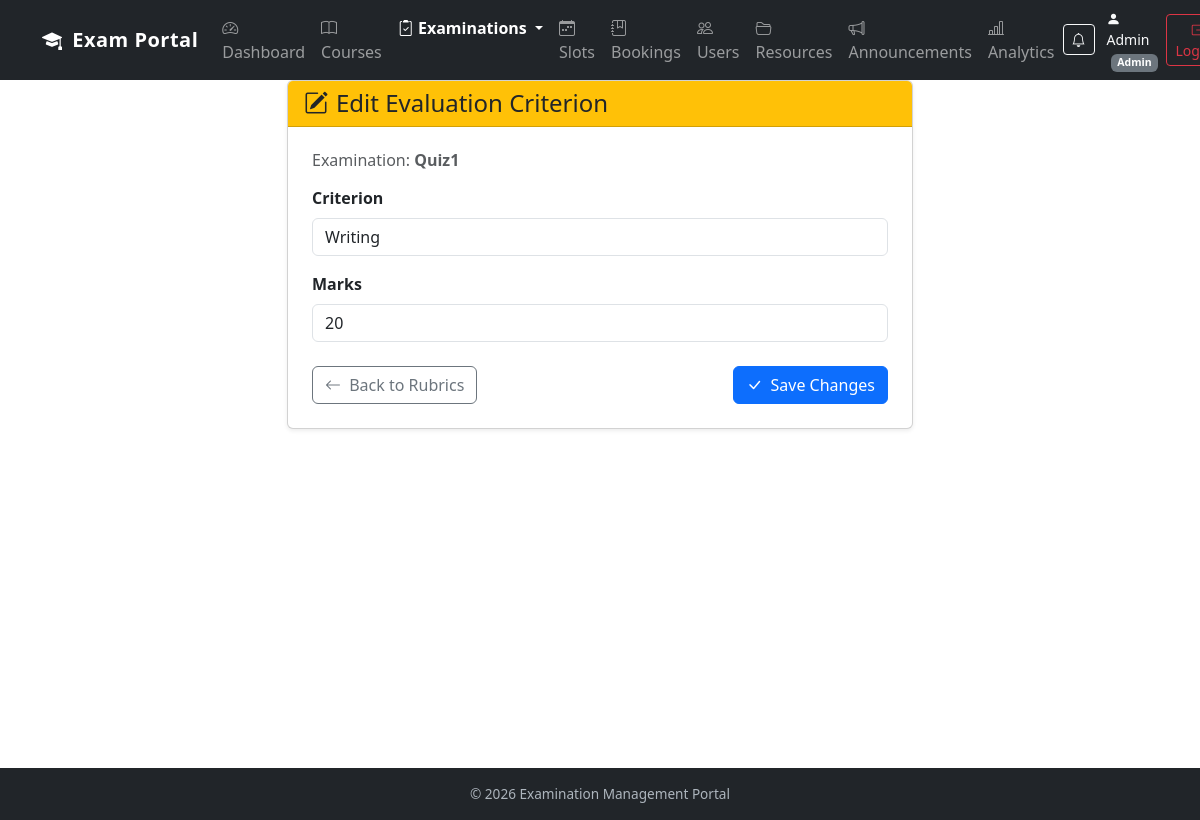
Before: /rubric/edit/1 (signed in) with the older database file.
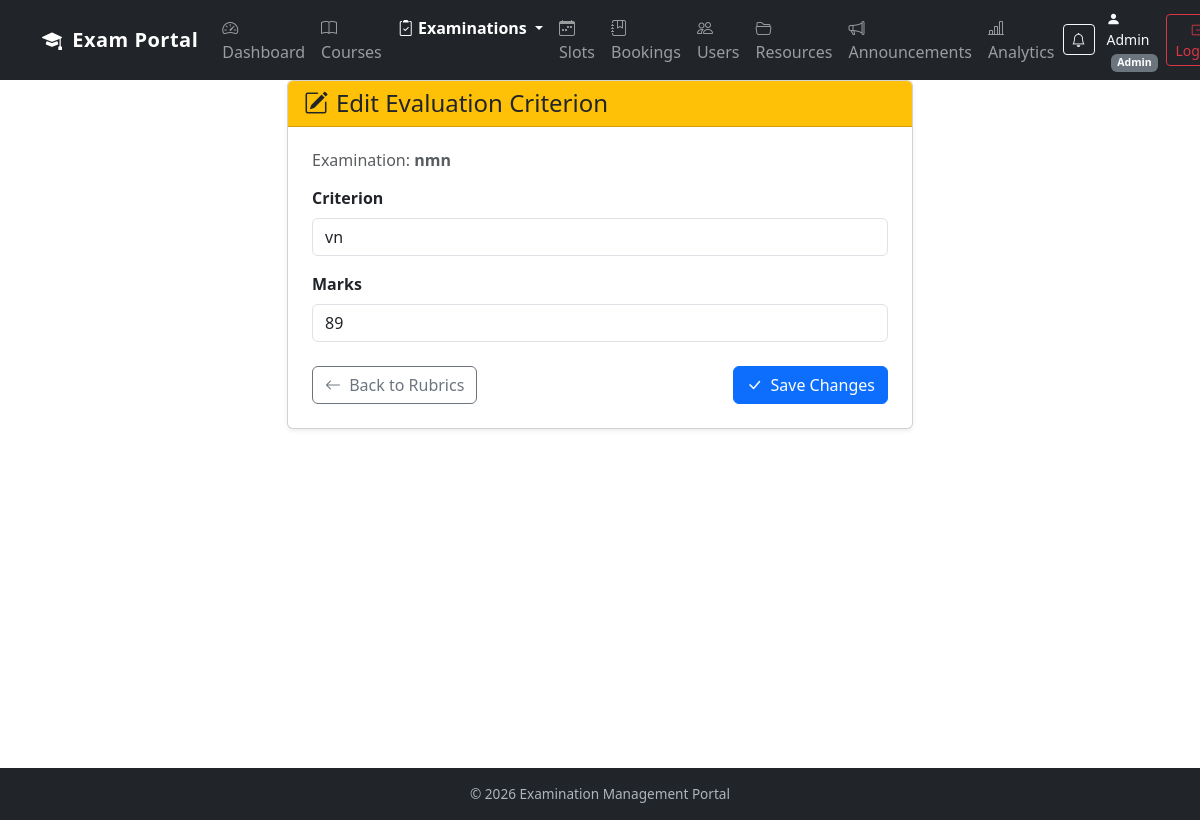
After: the same page with the newer database file.
### models.py (models this page shows, shortened)
class Examination(db.Model):
    id = db.Column(db.Integer, primary_key=True)
    name = db.Column(db.String(100), nullable=False)
    course_id = db.Column(
        db.Integer, db.ForeignKey("course.id"), nullable=False
    )
    status = db.Column(db.String(30), default="Draft")
    slot_creation_start = db.Column(db.String(30))
    slot_creation_end = db.Column(db.String(30))
    booking_start = db.Column(db.String(30))
    booking_end = db.Column(db.String(30))
    slot_creation_open = db.Column(db.Boolean, default=False)
    booking_open = db.Column(db.Boolean, default=False)
    course = db.relationship("Course", backref="examinations")

class ExaminationRubric(db.Model):
    id = db.Column(db.Integer, primary_key=True)
    examination_id = db.Column(
        db.Integer, db.ForeignKey("examination.id"), nullable=False
    )
    criterion = db.Column(db.String(200), nullable=False)
    marks = db.Column(db.Integer, nullable=False)
    examination = db.relationship("Examination", backref="rubrics")

### app.py (the view, shortened to what this page needs)
@app.route("/rubric/edit/<int:rubric_id>", methods=["GET", "POST"])
@role_required("Admin")
def edit_rubric(rubric_id):
    rubric = ExaminationRubric.query.get_or_404(rubric_id)
    return render_template("edit_rubric.html", rubric=rubric)

### app.py (called while the page is built)
def role_required(required_role):
    def decorator(function):
        @wraps(function)
        def wrapper(*args, **kwargs):
            if "user_id" not in session:
                return redirect(url_for("login"))
            user = User.query.get(session["user_id"])
            if not user.is_active:
                session.clear()
                return redirect(url_for("login"))
            if user is None:
                session.clear()
                return redirect(url_for("login"))
            if user.role != required_role:
                abort(403)
            if user.role == "Examiner" and not user.is_approved:
                session.clear()
                return redirect(url_for("login"))
            return function(*args, **kwargs)
        return wrapper
    return decorator

@app.context_processor
def inject_global_data():
    unread_count = 0
    if "user_id" in session:
        unread_count = Notification.query.filter_by(
            user_id=session["user_id"],
            is_read=False
        ).count()
    return {"unread_notifications_count": unread_count}

### templates/edit_rubric.html (shortened to what this page needs)
{% extends "base.html" %}
{% block content %}
<div class="container mt-4" style="max-width: 650px;">
    <div class="card shadow-sm">
        <div class="card-header bg-warning text-dark">
            <h4 class="mb-0"><i class="bi bi-pencil-square me-2"></i>Edit Evaluation Criterion</h4>
        </div>
        <div class="card-body p-4">
            <h6 class="text-muted mb-3">Examination: <strong>{{ rubric.examination.name }}</strong></h6>
            <form method="POST">
                <div class="mb-3">
                    <label class="form-label fw-semibold">Criterion</label>
                    <input type="text"
                           name="criterion"
                           class="form-control"
                           value="{{ rubric.criterion }}"
                           required>
                </div>
                <div class="mb-3">
                    <label class="form-label fw-semibold">Marks</label>
                    <input type="number"
                           name="marks"
                           class="form-control"
                           value="{{ rubric.marks }}"
                           min="1"
                           required>
                </div>
                <div class="d-flex justify-content-between pt-2">
                    <a href="{{ url_for('manage_rubrics', examination_id=rubric.examination_id) }}"
                       class="btn btn-outline-secondary">
                        <i class="bi bi-arrow-left me-1"></i> Back to Rubrics
                    </a>
                    <button type="submit" class="btn btn-primary">
                        <i class="bi bi-check-lg me-1"></i> Save Changes
                    </button>
                </div>
            </form>
        </div>
    </div>
</div>
{% endblock %}

Changed rows visible on the page:
changed Examination: examination.name "Quiz1" → "nmn"
changed ExaminationRubric: criterion "Writing" → "vn"; marks "20" → "89"
